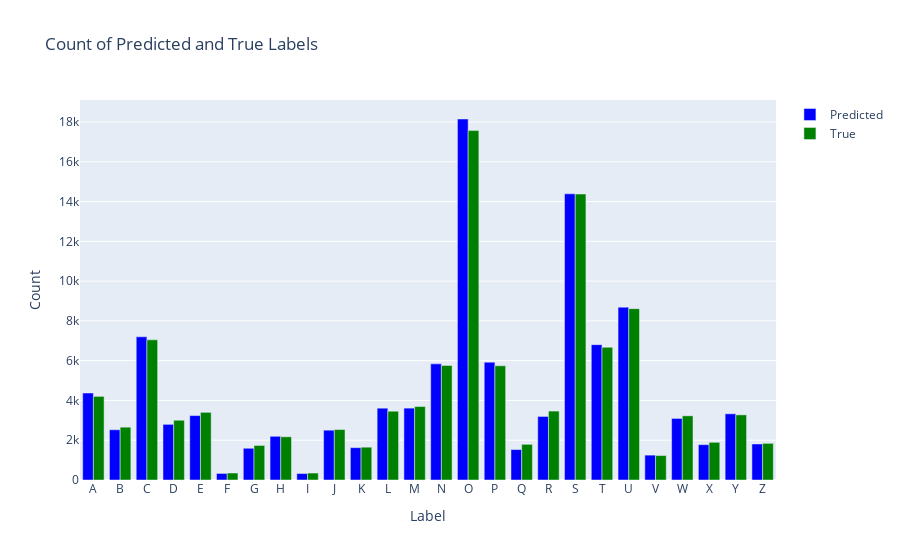

Write notebook code for a chart like this one.
### Code cell
df4 = pd.DataFrame({'True Label': y_test, 'Predicted Label': y_predct[3]})
create_grouped_bar_chart(df4)

### Figure 1 — Plotly figure (JSON) as saved in the notebook; plotly's stock layout.template omitted (floating-point values rounded to 4 significant figures)
{"data": [{"marker": {"color": "blue"}, "name": "Predicted", "type": "bar", "x": ["A", "B", "C", "D", "E", "F", "G", "H", "I", "J", "K", "L", "M", "N", "O", "P", "Q", "R", "S", "T", "U", "V", "W", "X", "Y", "Z"], "y": [4373, 2527, 7201, 2799, 3239, 330, 1596, 2198, 325, 2505, 1625, 3611, 3614, 5840, 18152, 5925, 1530, 3196, 14390, 6806, 8691, 1251, 3096, 1777, 3328, 1811]}, {"marker": {"color": "green"}, "name": "True", "type": "bar", "x": ["A", "B", "C", "D", "E", "F", "G", "H", "I", "J", "K", "L", "M", "N", "O", "P", "Q", "R", "S", "T", "U", "V", "W", "X", "Y", "Z"], "y": [4204, 2656, 7048, 3005, 3402, 351, 1737, 2172, 350, 2538, 1650, 3459, 3694, 5760, 17569, 5744, 1794, 3466, 14381, 6671, 8616, 1230, 3227, 1894, 3275, 1843]}], "layout": {"barmode": "group", "title": {"text": "Count of Predicted and True Labels"}, "xaxis": {"title": {"text": "Label"}}, "yaxis": {"title": {"text": "Count"}}}}
